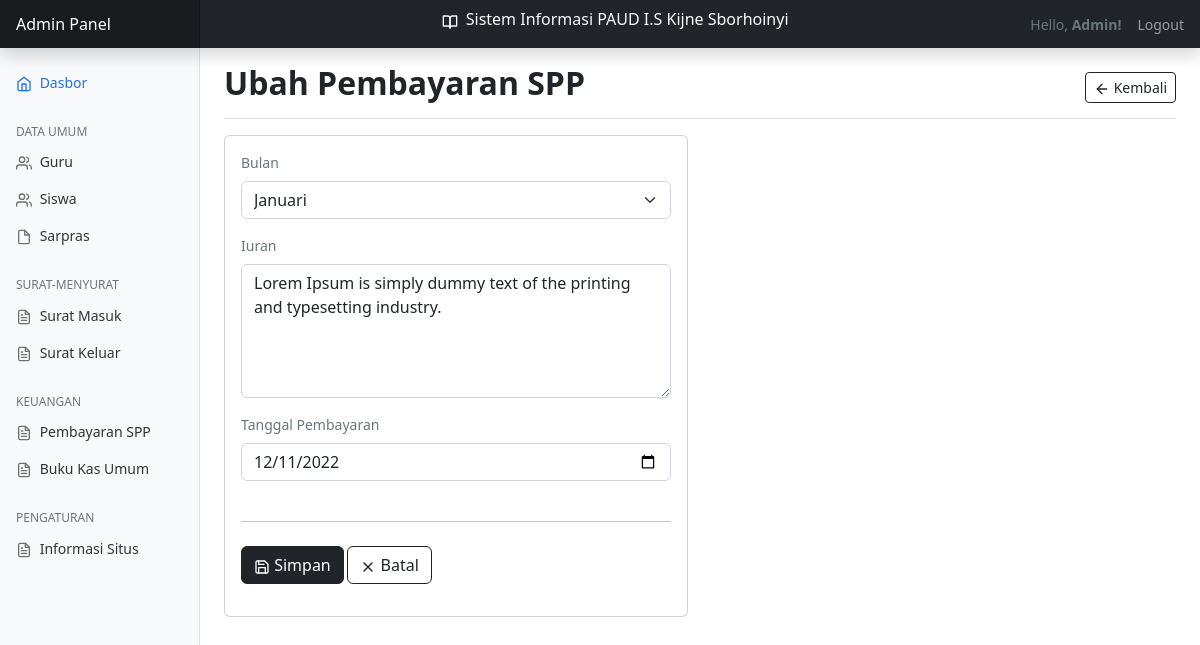
Screenshot of /?page=pembayaran-spp&action=ubah&id=5 (signed in) with the database file from the repository.
### tables this page shows
CREATE TABLE `pembayaran_spp` (
  `id` int(11) NOT NULL,
  `bulan` enum('Januari','Februari','Maret','April','Mei','Juni','Juli','Agustus','September','Oktober','November','Desember') NOT NULL,
  `iuran` tinytext NOT NULL,
  `tanggal_pembayaran` date NOT NULL
);

### views/pembayaran-spp/ubah.php (the view, shortened to what this page needs)
<main class="col-md-9 ms-sm-auto col-lg-10 px-md-4">
    <div class="d-flex justify-content-between flex-wrap flex-md-nowrap align-items-center pt-3 pb-2 mb-3 border-bottom">
        <h1 class="h2 fw-bold">Ubah Pembayaran SPP</h1>
        <div class="btn-toolbar mb-2 mb-md-0">
            <a href="?page=pembayaran-spp" class="btn btn-sm btn-outline-dark">
                <span data-feather="arrow-left" class="align-text"></span> Kembali
            </a>
        </div>
    </div>
    <div class="row">
        <div class="col-lg-6">
            <div class="card">
                <div class="card-body">
                    <?php
                        include __DIR__ . '../../../config/database.php';
                        $id = $_GET['id'];
                        $rows = mysqli_fetch_assoc(mysqli_query($conn, "SELECT * FROM pembayaran_spp WHERE id = $id"));
                    ?>
                    <form action="./process/pembayaran-spp/ubah.php" method="post">
                        <div class="mb-3">
                            <label for="bulan" class="form-label text-muted">Bulan</label>
                            <select name="bulan" id="bulan" class="form-select">
                                <option value="Januari" <?php if($rows['bulan'] == 'Januari'){echo "selected";} ?>>Januari</option>
                            </select>
                        </div>
                        <div class="mb-3">
                            <label for="iuran" class="form-label text-muted">Iuran</label>
                            <textarea id="iuran" cols="30" rows="5" class="form-control" name="iuran" placeholder="Iuran..."><?php echo $rows['iuran']; ?></textarea>
                        </div>
                        <div class="mb-3">
                            <label for="tanggal_pembayaran" class="form-label text-muted">Tanggal Pembayaran</label>
                            <input type="date" class="form-control" id="tanggal_pembayaran" name="tanggal_pembayaran" value="<?php echo $rows['tanggal_pembayaran']; ?>">
                        </div>
                        <div class="py-2">
                            <hr>
                        </div>
                        <div class="mb-3">
                            <button type="submit" class="btn btn-dark">
                                <span data-feather="save" class="align-text"></span>
                                Simpan
                            </button>
                            <a href="?page=pembayaran-spp" class="btn btn-outline-dark">
                                <span data-feather="x" class="align-text"></span>
                                Batal</a>
                        </div>
                    </form>
                </div>
            </div>
        </div>
    </div>
</main>

### assets/css/style.css (style rules this page uses)
body { font-size: .875rem; }
.feather { width: 16px; height: 16px; }

### rows the page displays
pembayaran_spp: bulan "Januari", iuran "Lorem Ipsum is simply dummy text of the printing and typesetting industry.", tanggal_pembayaran "12/11/2022"
